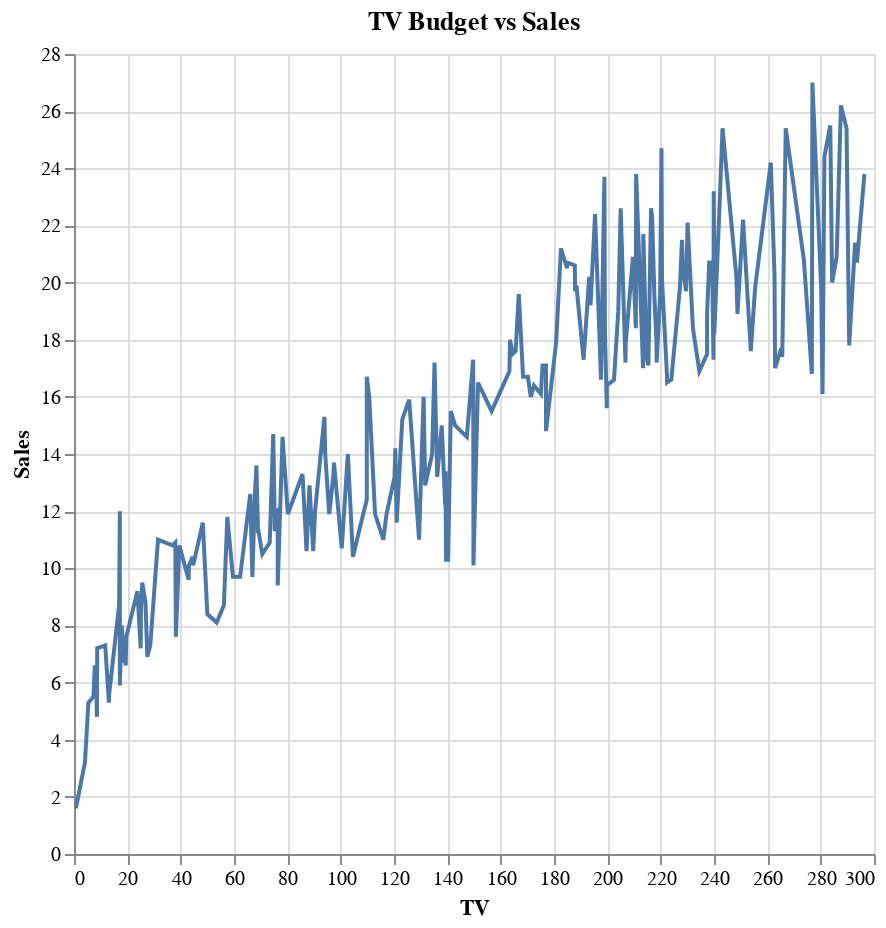

The notebook cell this image was saved under:
### Code cell
# Create a line chart
line_chart = alt.Chart(df58).mark_line().encode(
    x='TV',
    y='Sales'
).properties(
    title='TV Budget vs Sales',
    width=400,
    height=400
)
line_chart

### Figure 1 — Vega-Lite specification as saved in the notebook (floating-point values rounded to 4 significant figures; data arrays with more than 128 entries replaced by an {"elided": "..."} marker saying what was removed)
{"config": {"view": {"continuousWidth": 400, "continuousHeight": 300}}, "data": {"name": "data-4057965ab3635d5746a855f7786f82a6"}, "mark": "line", "encoding": {"x": {"field": "TV", "type": "quantitative"}, "y": {"field": "Sales", "type": "quantitative"}}, "height": 400, "title": "TV Budget vs Sales", "width": 400, "$schema": "https://vega.github.io/schema/vega-lite/v4.17.0.json", "datasets": {"data-4057965ab3635d5746a855f7786f82a6": {"elided": "200 records"}}}
